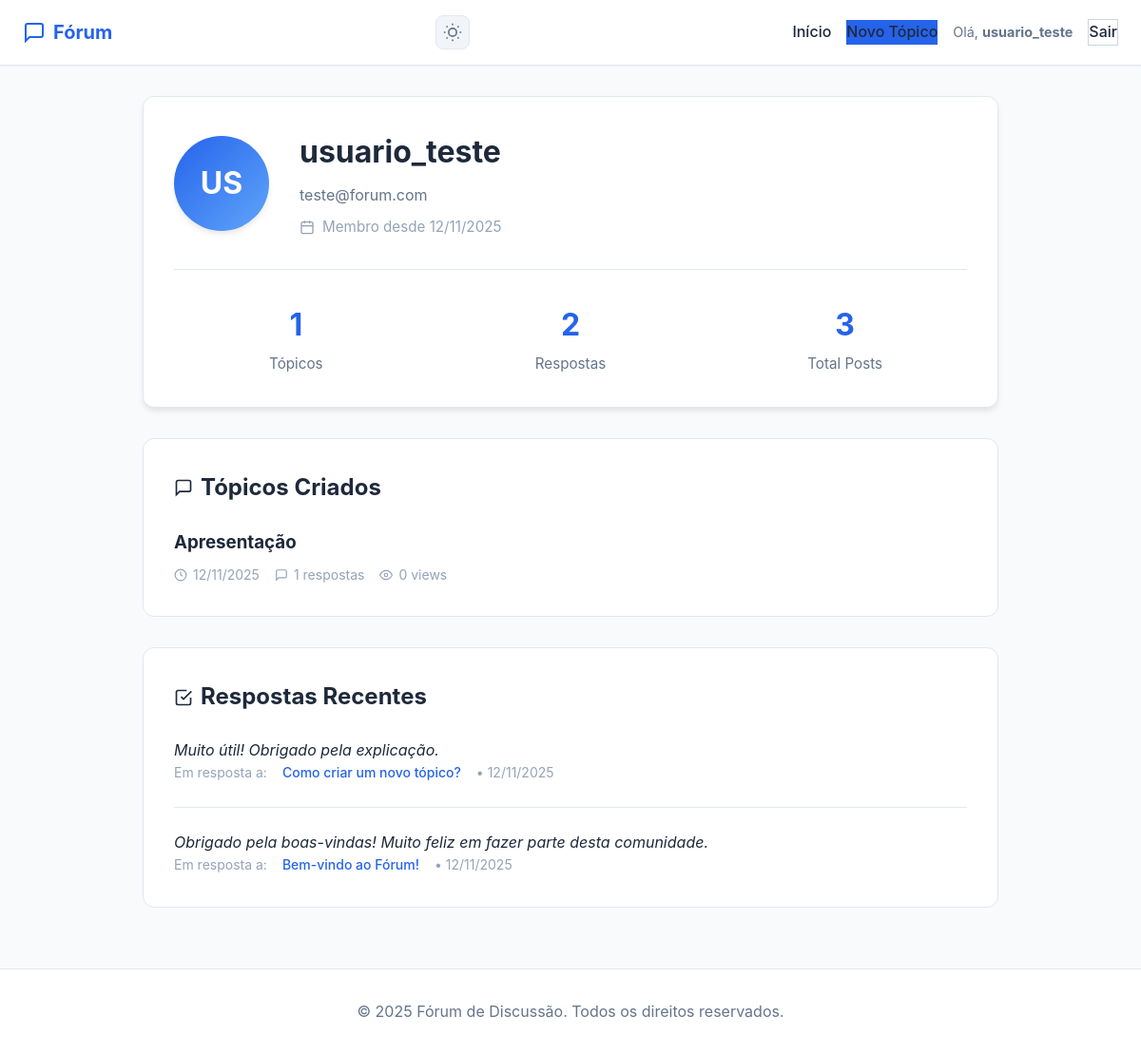
Page /usuario/perfil.php?id=2 (signed in) on the committed database.
### tables this page shows
CREATE TABLE usuarios (
    id INT AUTO_INCREMENT PRIMARY KEY,
    nome_usuario VARCHAR(50) UNIQUE NOT NULL,
    email VARCHAR(100) UNIQUE NOT NULL,
    senha_hash VARCHAR(255) NOT NULL,
    data_cadastro DATETIME DEFAULT CURRENT_TIMESTAMP,
    INDEX idx_email (email),
    INDEX idx_nome_usuario (nome_usuario)
);

CREATE TABLE topicos (
    id INT AUTO_INCREMENT PRIMARY KEY,
    id_usuario INT NOT NULL,
    titulo VARCHAR(200) NOT NULL,
    conteudo TEXT NOT NULL,
    visualizacoes INT DEFAULT 0,
    data_criacao DATETIME DEFAULT CURRENT_TIMESTAMP,
    FOREIGN KEY (id_usuario) REFERENCES usuarios(id) ON DELETE CASCADE,
    INDEX idx_data_criacao (data_criacao DESC),
    INDEX idx_usuario (id_usuario)
);

CREATE TABLE respostas (
    id INT AUTO_INCREMENT PRIMARY KEY,
    id_topico INT NOT NULL,
    id_usuario INT NOT NULL,
    conteudo TEXT NOT NULL,
    data_criacao DATETIME DEFAULT CURRENT_TIMESTAMP,
    FOREIGN KEY (id_topico) REFERENCES topicos(id) ON DELETE CASCADE,
    FOREIGN KEY (id_usuario) REFERENCES usuarios(id) ON DELETE CASCADE,
    INDEX idx_topico (id_topico),
    INDEX idx_data_criacao (data_criacao)
);

### config.php (called while the page is built, shortened)
<?php
function limparInput($data) {
    $data = trim($data);
    $data = stripslashes($data);
    $data = htmlspecialchars($data, ENT_QUOTES, 'UTF-8');
    return $data;
}
function estaLogado() {
    return isset($_SESSION['user_id']) && !empty($_SESSION['user_id']);
}
function obterUserID() {
    return $_SESSION['user_id'] ?? null;
}
?>

### usuario/perfil.php (the view, shortened to what this page needs)
<?php
require_once '../config.php';
$usuario_id = intval($_GET['id']);
$conn = conectarDB();
$stmt = $conn->prepare("SELECT id, nome_usuario, email, data_cadastro FROM usuarios WHERE id = ?");
$stmt->bind_param("i", $usuario_id);
$stmt->execute();
$resultado = $stmt->get_result();
$usuario = $resultado->fetch_assoc();
$eh_proprio_perfil = estaLogado() && obterUserID() == $usuario_id;
$stmt = $conn->prepare("SELECT COUNT(*) as total FROM topicos WHERE id_usuario = ?");
$stmt->bind_param("i", $usuario_id);
$stmt->execute();
$total_topicos = $stmt->get_result()->fetch_assoc()['total'];
$stmt = $conn->prepare("SELECT COUNT(*) as total FROM respostas WHERE id_usuario = ?");
$stmt->bind_param("i", $usuario_id);
$stmt->execute();
$total_respostas = $stmt->get_result()->fetch_assoc()['total'];
$stmt = $conn->prepare("SELECT t.id, t.titulo, t.data_criacao, t.visualizacoes,
                        (SELECT COUNT(*) FROM respostas WHERE id_topico = t.id) as total_respostas
                        FROM topicos t
                        WHERE t.id_usuario = ?
                        ORDER BY t.data_criacao DESC
                        LIMIT 5");
$stmt->bind_param("i", $usuario_id);
$stmt->execute();
$topicos_recentes = $stmt->get_result();
$stmt = $conn->prepare("SELECT r.id, r.conteudo, r.data_criacao, t.id as topico_id, t.titulo as topico_titulo
                        FROM respostas r
                        INNER JOIN topicos t ON r.id_topico = t.id
                        WHERE r.id_usuario = ?
                        ORDER BY r.data_criacao DESC
                        LIMIT 5");
$stmt->bind_param("i", $usuario_id);
$stmt->execute();
$respostas_recentes = $stmt->get_result();
function gerarIniciais($nome) {
    $palavras = explode(' ', $nome);
    return strtoupper(substr($nome, 0, 2));
}
include '../includes/header.php';
?>
<div class="perfil-container">
    <div class="perfil-card">
        <div class="perfil-header">
            <div class="avatar-large">
                <?php echo gerarIniciais($usuario['nome_usuario']); ?>
            </div>
            <div class="perfil-info">
                <h1><?php echo limparInput($usuario['nome_usuario']); ?></h1>
                <?php if ($eh_proprio_perfil): ?>
                    <p class="email"><?php echo limparInput($usuario['email']); ?></p>
                <?php endif; ?>
                <p class="membro-desde">
                    <svg width="16" height="16" viewBox="0 0 24 24" fill="none" stroke="currentColor" stroke-width="2">
                        <rect x="3" y="4" width="18" height="18" rx="2" ry="2"></rect>
                        <line x1="16" y1="2" x2="16" y2="6"></line>
                        <line x1="8" y1="2" x2="8" y2="6"></line>
                        <line x1="3" y1="10" x2="21" y2="10"></line>
                    </svg>
                    Membro desde <?php echo date('d/m/Y', strtotime($usuario['data_cadastro'])); ?>
                </p>
            </div>
        </div>
        <div class="perfil-stats">
            <div class="stat-item">
                <div class="stat-value"><?php echo $total_topicos; ?></div>
                <div class="stat-label">Tópicos</div>
            </div>
            <div class="stat-item">
                <div class="stat-value"><?php echo $total_respostas; ?></div>
                <div class="stat-label">Respostas</div>
            </div>
            <div class="stat-item">
                <div class="stat-value"><?php echo $total_topicos + $total_respostas; ?></div>
                <div class="stat-label">Total Posts</div>
            </div>
        </div>
    </div>
    <div class="atividades-section">
        <h2>
            <svg width="20" height="20" viewBox="0 0 24 24" fill="none" stroke="currentColor" stroke-width="2">
                <path d="M21 15a2 2 0 0 1-2 2H7l-4 4V5a2 2 0 0 1 2-2h14a2 2 0 0 1 2 2z"></path>
            </svg>
            Tópicos Criados
        </h2>
        <?php if ($topicos_recentes->num_rows > 0): ?>
            <div class="atividades-lista">
                <?php while ($topico = $topicos_recentes->fetch_assoc()): ?>
                    <div class="atividade-item">
                        <h3>
                            <a href="/forum/topicos/ver.php?id=<?php echo $topico['id']; ?>">
                                <?php echo limparInput($topico['titulo']); ?>
                            </a>
                        </h3>
                        <div class="atividade-meta">
                            <span>
                                <svg width="14" height="14" viewBox="0 0 24 24" fill="none" stroke="currentColor" stroke-width="2">
                                    <circle cx="12" cy="12" r="10"></circle>
                                    <polyline points="12 6 12 12 16 14"></polyline>
                                </svg>
                                <?php echo date('d/m/Y', strtotime($topico['data_criacao'])); ?>
                            </span>
                            <span>
                                <svg width="14" height="14" viewBox="0 0 24 24" fill="none" stroke="currentColor" stroke-width="2">
                                    <path d="M21 15a2 2 0 0 1-2 2H7l-4 4V5a2 2 0 0 1 2-2h14a2 2 0 0 1 2 2z"></path>
                                </svg>
                                <?php echo $topico['total_respostas']; ?> respostas
                            </span>
                            <span>
                                <svg width="14" height="14" viewBox="0 0 24 24" fill="none" stroke="currentColor" stroke-width="2">
                                    <path d="M1 12s4-8 11-8 11 8 11 8-4 8-11 8-11-8-11-8z"></path>
                                    <circle cx="12" cy="12" r="3"></circle>
                                </svg>
                                <?php echo $topico['visualizacoes']; ?> views
                            </span>
                        </div>
                    </div>
                <?php endwhile; ?>
            </div>
        <?php else: ?>
            <p class="sem-atividades">Nenhum tópico criado ainda.</p>
        <?php endif; ?>
    </div>
    <div class="atividades-section">
        <h2>
            <svg width="20" height="20" viewBox="0 0 24 24" fill="none" stroke="currentColor" stroke-width="2">
                <polyline points="9 11 12 14 22 4"></polyline>
                <path d="M21 12v7a2 2 0 0 1-2 2H5a2 2 0 0 1-2-2V5a2 2 0 0 1 2-2h11"></path>
            </svg>
            Respostas Recentes
        </h2>
        <?php if ($respostas_recentes->num_rows > 0): ?>
            <div class="atividades-lista">
                <?php while ($resposta = $respostas_recentes->fetch_assoc()): ?>
                    <div class="atividade-item">
                        <p class="resposta-preview">
                            <?php
                            $preview = limparInput($resposta['conteudo']);
                            echo strlen($preview) > 100 ? substr($preview, 0, 100) . '...' : $preview;
                            ?>
                        </p>
                        <div class="atividade-meta">
                            <span>Em resposta a:</span>
                            <a href="/forum/topicos/ver.php?id=<?php echo $resposta['topico_id']; ?>">
                                <?php echo limparInput($resposta['topico_titulo']); ?>
                            </a>
                            <span class="data-resposta">
                                • <?php echo date('d/m/Y', strtotime($resposta['data_criacao'])); ?>
                            </span>
                        </div>
                    </div>
                <?php endwhile; ?>
            </div>
        <?php else: ?>
            <p class="sem-atividades">Nenhuma resposta ainda.</p>
        <?php endif; ?>
    </div>
</div>
<?php
include '../includes/footer.php';
?>

### assets/css/style.css (style rules this page uses)
* { margin: 0; padding: 0; box-sizing: border-box; }
:root { --primary: #2563eb; --primary-hover: #1d4ed8; --secondary: #64748b; --success: #10b981; --danger: #ef4444; --warning: #f59e0b; --info: #3b82f6; --bg-main: #f8fafc; --bg-card: #ffffff; --bg-hover: #f1f5f9; --text-primary: #1e293b; --text-secondary: #64748b; --text-light: #94a3b8; --border: #e2e8f0; --border-dark: #cbd5e1; --shadow-sm: 0 1px 2px 0 rgba(0, 0, 0, 0.05); --shadow-md: 0 4px 6px -1px rgba(0, 0, 0, 0.1); --shadow-lg: 0 10px 15px -3px rgba(0, 0, 0, 0.1); --radius-sm: 6px; --radius-md: 8px; --radius-lg: 12px; }
body { font-family: -apple-system, BlinkMacSystemFont, 'Segoe UI', Roboto, 'Helvetica Neue', Arial, sans-serif; background: var(--bg-main); color: var(--text-primary); line-height: 1.6; min-height: 100vh; display: flex; flex-direction: column; transition: background 0.3s, color 0.3s; }
.resposta-preview { font-style: italic; }
.perfil-container { max-width: 900px; margin: 0 auto; }
.perfil-card { background: var(--bg-card); border: 1px solid var(--border); border-radius: var(--radius-lg); padding: 2rem; margin-bottom: 2rem; box-shadow: var(--shadow-md); }
.perfil-header { display: flex; gap: 2rem; align-items: center; margin-bottom: 2rem; padding-bottom: 2rem; border-bottom: 1px solid var(--border); }
.avatar-large { width: 100px; height: 100px; background: linear-gradient(135deg, var(--primary), #60a5fa); border-radius: 50%; display: flex; align-items: center; justify-content: center; color: white; font-size: 2rem; font-weight: 700; box-shadow: var(--shadow-md); }
.perfil-info h1 { margin-bottom: 0.5rem; color: var(--text-primary); }
.email { color: var(--text-secondary); margin-bottom: 0.5rem; }
.membro-desde { display: flex; align-items: center; gap: 0.5rem; color: var(--text-light); font-size: 0.95rem; }
.perfil-stats { display: grid; grid-template-columns: repeat(3, 1fr); gap: 2rem; }
.stat-item { text-align: center; }
.stat-value { font-size: 2rem; font-weight: 700; color: var(--primary); margin-bottom: 0.25rem; }
.stat-label { color: var(--text-secondary); font-size: 0.95rem; }
.atividades-section { background: var(--bg-card); border: 1px solid var(--border); border-radius: var(--radius-lg); padding: 2rem; margin-bottom: 2rem; }
.atividades-section h2 { display: flex; align-items: center; gap: 0.5rem; margin-bottom: 1.5rem; color: var(--text-primary); }
.atividades-lista { display: flex; flex-direction: column; gap: 1.5rem; }
.atividade-item { padding-bottom: 1.5rem; border-bottom: 1px solid var(--border); }
.atividade-item:last-child { padding-bottom: 0; border-bottom: none; }
.atividade-item h3 { margin-bottom: 0.5rem; }
.atividade-item h3 a { color: var(--text-primary); text-decoration: none; transition: color 0.2s; }
.atividade-meta { display: flex; flex-wrap: wrap; gap: 1rem; align-items: center; font-size: 0.875rem; color: var(--text-light); }
.atividade-meta span { display: flex; align-items: center; gap: 0.375rem; }
.atividade-meta a { color: var(--primary); text-decoration: none; font-weight: 500; }
.data-resposta { color: var(--text-light); }

### rows in the picture
usuarios: nome_usuario "US", nome_usuario "usuario_teste", email "teste@forum.com", data_cadastro "12/11/2025"
topicos: titulo "Apresentação", data_criacao "12/11/2025", total_respostas "1", visualizacoes "0"
respostas: conteudo "Muito útil! Obrigado pela explicação.", id_topico.titulo "Como criar um novo tópico?", data_criacao "12/11/2025"
respostas: conteudo "Obrigado pela boas-vindas! Muito feliz em fazer parte desta comunidade.", id_topico.titulo "Bem-vindo ao Fórum!", data_criacao "12/11/2025"

### other values in the picture
limparInput(obterNomeUsuario()) "usuario_teste"
$total_topicos "1"
$total_respostas "2"
$total_topicos + $total_respostas "3"
